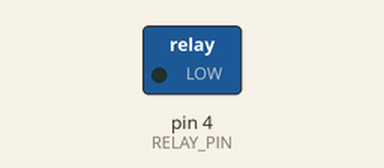
The sketch below on a simulated Arduino Uno, built with avr-gcc and run on an emulated ATmega328P. Parts: switched loads named in the sketch (green lamp = pin HIGH).

Above: at 0.5 s.
At 31.0 s:
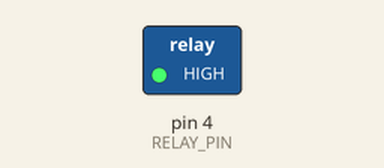
Timing chart, 0 to 79.3 s (numbered marks = the images above):
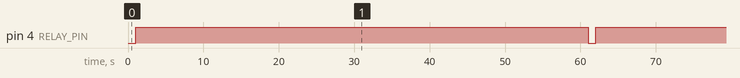

Measured:
- by itself, pin 4 (RELAY_PIN): alternates HIGH for 60.0 s and LOW for 1.0 s

The sketch:

LightUpEveryMinute.ino
```cpp
//first we must define which pin will be used to power the relay.
const int RELAY_PIN = 4;

//this function runs only once at the start.
void setup() {

  //pinMode() configures the pin to be used either for input or output.
  pinMode(RELAY_PIN, OUTPUT);

}

//loop() runs infinitely, here we write our code.
void loop() {

  //when using a relay, to make it light up, we must set digitalWrite() to LOW.
  digitalWrite(RELAY_PIN, LOW);

  //this function pauses the program for the specified milliseconds.
  delay(1000);

  //to turn off the relay, we must set digitalWrite() to HIGH.
  digitalWrite(RELAY_PIN, HIGH);

  //this code pauses our program for 1 minute.
  for (int i = 0; i < 60; i++)
  {
    delay(1000);
  }

}
```
